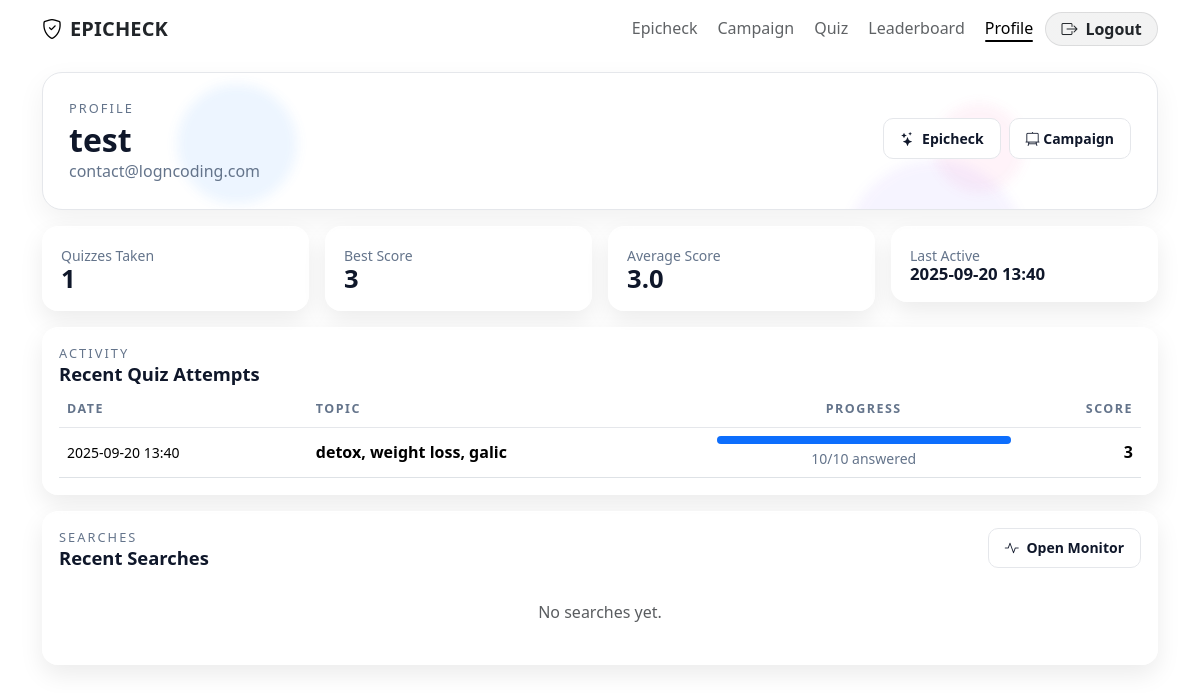
Screenshot of /profile (signed in) with the database file from the repository.
### tables this page shows
CREATE TABLE users (
            id            INTEGER PRIMARY KEY AUTOINCREMENT,
            name          TEXT,
            email         TEXT NOT NULL UNIQUE,
            password_hash TEXT NOT NULL,
            created_at    TEXT NOT NULL
        );

CREATE TABLE quiz_attempts (
            id         INTEGER PRIMARY KEY AUTOINCREMENT,
            quiz_id    INTEGER NOT NULL,
            user_id    INTEGER,                     -- null for anonymous
            anon_id    TEXT,                        -- per-session token for anonymous
            started_at TEXT NOT NULL,
            finished_at TEXT,
            score      INTEGER NOT NULL DEFAULT 0,
            FOREIGN KEY (quiz_id) REFERENCES quizzes(id) ON DELETE CASCADE,
            FOREIGN KEY (user_id) REFERENCES users(id) ON DELETE SET NULL
        );

CREATE TABLE quizzes (
            id         INTEGER PRIMARY KEY AUTOINCREMENT,
            topic      TEXT NOT NULL,
            is_daily   INTEGER NOT NULL DEFAULT 0,  -- 1 for daily quiz
            created_at TEXT NOT NULL
        );

### app.py (the view)
@app.route("/profile")
@login_required
def profile():
    db = get_db()
    user_id = g.user["id"]
    attempts = db.execute(
        """
        SELECT
          qa.id            AS attempt_id,
          qa.quiz_id,
          qa.score,
          qa.started_at,
          qa.finished_at,
          q.topic,
          q.is_daily,
          (SELECT COUNT(*) FROM quiz_items WHERE quiz_id = qa.quiz_id) AS total_items,
          (SELECT COUNT(*) FROM quiz_answers WHERE attempt_id = qa.id) AS answered
        FROM quiz_attempts qa
        JOIN quizzes q ON q.id = qa.quiz_id
        WHERE qa.user_id = ?
        ORDER BY qa.started_at DESC
        LIMIT 10
        """,
        (user_id,)
    ).fetchall()
    stats = db.execute(
        """
        SELECT
          COUNT(*)                 AS total_quizzes,
          COALESCE(AVG(score), 0)  AS avg_score,
          COALESCE(MAX(score), 0)  AS best_score,
          MAX(started_at)          AS last_active
        FROM quiz_attempts
        WHERE user_id = ?
        """,
        (user_id,)
    ).fetchone() or {"total_quizzes": 0, "avg_score": 0, "best_score": 0, "last_active": None}
    searches = db.execute(
        """
        SELECT s.id, s.keywords, s.sources, s.created_at,
               SUM(CASE WHEN p.verdict='valid' THEN 1 ELSE 0 END)     AS valid_count,
               SUM(CASE WHEN p.verdict='invalid' THEN 1 ELSE 0 END)   AS invalid_count,
               SUM(CASE WHEN p.verdict='uncertain' THEN 1 ELSE 0 END) AS uncertain_count
        FROM searches s
        LEFT JOIN posts p ON p.search_id = s.id
        WHERE s.user_id = ?
        GROUP BY s.id
        ORDER BY s.id DESC
        LIMIT 10
        """,
        (user_id,)
    ).fetchall()
    per_topic = db.execute(
        """
        SELECT qi.topic,
               COUNT(*)            AS answered,
               SUM(qa.correct)     AS correct
        FROM quiz_answers qa
        JOIN quiz_items   qi ON qi.id   = qa.item_id
        JOIN quiz_attempts qatt ON qatt.id = qa.attempt_id
        WHERE qatt.user_id = ?
        GROUP BY qi.topic
        ORDER BY answered DESC
        LIMIT 20
        """,
        (user_id,)
    ).fetchall()
    return render_template(
        "profile.html",
        is_guest=False,
        user=g.user,
        stats=dict(stats),
        attempts=[dict(r) for r in attempts],
        searches=[dict(r) for r in searches],
        per_topic=[dict(r) for r in per_topic],
    )

### app.py (called while the page is built)
def _parse_iso_any(value):
    if isinstance(value, datetime):
        dt = value
    else:
        s = str(value or "").strip()
        try:
            dt = datetime.fromisoformat(s.replace("Z", "+00:00"))
        except Exception:
            try:
                dt = datetime.strptime(s, "%Y-%m-%d %H:%M:%S")
            except Exception:
                return None
    if dt.tzinfo is None:
        dt = dt.replace(tzinfo=timezone.utc)
    else:
        dt = dt.astimezone(timezone.utc)
    return dt

@app.template_filter("dt")
def jinja_dt(value, fmt="%Y-%m-%d %H:%M"):
    dt = _parse_iso_any(value)
    if not dt:
        return "" if value in (None, "") else str(value)
    try:
        local = dt.astimezone(ZoneInfo(APP_TZ))
    except Exception:
        local = dt
    return local.strftime(fmt)

def get_db():
    if "db" not in g:
        g.db = sqlite3.connect(DB_PATH, detect_types=sqlite3.PARSE_DECLTYPES)
        g.db.row_factory = sqlite3.Row
    return g.db

@app.before_request
def load_current_user():
    uid = session.get("user_id")
    if uid:
        g.user = get_db().execute("SELECT * FROM users WHERE id = ?", (uid,)).fetchone()
    else:
        g.user = None

@app.context_processor
def inject_user():
    return {"current_user": g.user}

def login_required(fn):
    @wraps(fn)
    def wrapper(*args, **kwargs):
        if not g.user:
            return redirect(url_for("login", next=request.path))
        return fn(*args, **kwargs)
    return wrapper

### templates/profile.html (shortened to what this page needs)
{% extends "nav.html" %}
{% block content %}
<section class="container my-3">
  <div class="dash-hero">
    <div class="hero-bg-particles"><span></span><span></span></div>
    <div class="head">
      <div class="eyebrow">Profile</div>
      <div class="d-flex flex-wrap align-items-center justify-content-between">
        <h2 class="page-title mb-0">
          {{ 'Guest Dashboard' if is_guest else (user.name or 'Your Dashboard') }}
        </h2>
        <div class="d-flex align-items-center gap-2">
          <a class="btn btn-clean btn-sm" href="{{ url_for('monitor') }}"><i class="bi bi-stars me-1"></i> Epicheck</a>
          <a class="btn btn-clean btn-sm" href="{{ url_for('studio_home') }}"><i class="bi bi-easel2"></i> Campaign</a>
        </div>
      </div>
      <p class="kicker mb-0">
        {{ 'You are viewing a guest session (scores saved to this browser).' if is_guest else (user.email or '') }}
      </p>
    </div>
  </div>
</section>
<section class="container my-3">
  <div class="row g-3">
    <div class="col-12 col-md-3">
      <div class="glass stat-card">
        <div class="muted small">Quizzes Taken</div>
        <div class="stat-k">{{ stats.total_quizzes or 0 }}</div>
      </div>
    </div>
    <div class="col-12 col-md-3">
      <div class="glass stat-card">
        <div class="muted small">Best Score</div>
        <div class="stat-k">{{ (stats.best_score or 0) }}</div>
      </div>
    </div>
    <div class="col-12 col-md-3">
      <div class="glass stat-card">
        <div class="muted small">Average Score</div>
        <div class="stat-k">{{ (stats.avg_score or 0)|round(2) }}</div>
      </div>
    </div>
    <div class="col-12 col-md-3">
      <div class="glass stat-card">
        <div class="muted small">Last Active</div>
        <div class="stat-k" style="font-size:1.05rem;">
          {{ (stats.last_active|dt) if stats.last_active else '—' }}
        </div>
      </div>
    </div>
  </div>
</section>
<section class="container my-3">
  <div class="glass p-3">
    <div class="d-flex align-items-center justify-content-between">
      <div class="head mb-0">
        <div class="eyebrow">Activity</div>
        <h3 class="page-title" style="font-size:1.15rem; margin:0;">Recent Quiz Attempts</h3>
      </div>
    </div>
    <div class="table-responsive mt-2">
      <table class="table align-middle mb-0">
        <thead>
          <tr>
            <th>Date</th>
            <th>Topic</th>
            <th class="text-center">Progress</th>
            <th class="text-end">Score</th>
          </tr>
        </thead>
        <tbody>
          {% if attempts %}
            {% for a in attempts %}
            <tr>
              <td class="small">{{ a.started_at|dt }}</td>
              <td class="fw-semibold">{{ a.topic }}</td>
              <td class="text-center" style="min-width:160px;">
                {% set total = a.total_items or 0 %}
                {% set ans = a.answered or 0 %}
                {% set pct = (ans / total * 100) if total>0 else 0 %}
                <div class="progress">
                  <div class="progress-bar" role="progressbar" style="width: {{ pct|round(0) }}%"></div>
                </div>
                <div class="small muted mt-1">{{ ans }}/{{ total }} answered</div>
              </td>
              <td class="text-end fw-bold">{{ a.score }}</td>
            </tr>
            {% endfor %}
          {% else %}
            <tr><td colspan="5" class="text-center text-muted py-4">No attempts yet.</td></tr>
          {% endif %}
        </tbody>
      </table>
    </div>
  </div>
</section>
<section class="container my-3">
  <div class="glass p-3">
    <div class="d-flex align-items-center justify-content-between">
      <div class="head mb-0">
        <div class="eyebrow">Searches</div>
        <h3 class="page-title" style="font-size:1.15rem; margin:0;">Recent Searches</h3>
      </div>
      <a class="btn btn-clean btn-sm" href="{{ url_for('monitor') }}"><i class="bi bi-activity me-1"></i> Open Monitor</a>
    </div>
    <div class="mt-2">
      {% if searches %}
        {% for s in searches %}
         <div class="d-flex flex-wrap align-items-center justify-content-between py-2 border-bottom"
     style="border-color:var(--line) !important;"
     data-search-row="{{ s.id }}">
  <div class="d-flex align-items-center gap-2">
    <span class="kw-chip"><i class="bi bi-search"></i> {{ s.keywords }}</span>
    <span class="small muted">on {{ s.created_at|dt }}</span>
  </div>
  <div class="d-flex align-items-center gap-2">
    <div class="d-flex align-items-center gap-1 me-2">
      <span class="mini-pill p-valid">Valid {{ s.valid_count or 0 }}</span>
      <span class="mini-pill p-invalid">Invalid {{ s.invalid_count or 0 }}</span>
      <span class="mini-pill p-uncertain">Uncertain {{ s.uncertain_count or 0 }}</span>
    </div>
    <button type="button"
            class="btn btn-clean btn-sm"
            data-view-search="{{ s.id }}"
            title="View saved posts"
            aria-label="View saved posts">
      <i class="bi bi-eye"></i>
    </button>
    <button type="button"
            class="btn btn-clean btn-sm"
            data-delete-search="{{ s.id }}"
            title="Delete this search"
            aria-label="Delete this search">
      <i class="bi bi-trash"></i>
    </button>
  </div>
</div>
<div class="search-details d-none" id="search-details-{{ s.id }}"></div>
        {% endfor %}
      {% else %}
        <div class="text-center text-muted py-4">No searches yet.</div>
      {% endif %}
    </div>
  </div>
</section>
{% endblock %}

### templates/nav.html (style rules this page uses)
:root { --nav-glass-bg: color-mix(in srgb, var(--bs-body-bg) 65%, transparent); --nav-border: color-mix(in srgb, var(--bs-body-color) 12%, transparent); --link-muted: color-mix(in srgb, var(--bs-body-color) 72%, transparent); }

### templates/profile.html (style rules this page uses)
:root { --ink:#0f172a; --muted:#64748b; --line:#e5e7eb; --panel:#ffffff; --glass: rgba(255,255,255,.70); }
.dash-hero { position:relative; border-radius:20px; padding:26px; background: var(--panel); border:1px solid var(--line); box-shadow: 0 10px 28px rgba(0,0,0,.06); overflow:hidden; }
.dash-hero .hero-bg-particles { position:absolute; inset:0; pointer-events:none; z-index:0; }
.dash-hero .hero-bg-particles span { position:absolute; display:block; border-radius:50%; opacity:.7; filter: blur(6px); animation: float-particle linear infinite; }
.dash-hero .hero-bg-particles span:nth-child(1) { width:120px; height:120px; background:rgba(96,165,250,.16); top:8%; left:12%; animation-duration:18s; }
.dash-hero .hero-bg-particles span:nth-child(2) { width:180px; height:180px; background:rgba(167,139,250,.14); top:64%; left:72%; animation-duration:24s; animation-delay:-6s; }
.head { position:relative; z-index:1; }
.eyebrow { font-size:.8rem; letter-spacing:.16em; text-transform:uppercase; color: var(--muted); }
.page-title { margin:.25rem 0 .25rem; font-weight:800; line-height:1.15; color:var(--ink); }
.kicker { color: var(--muted); }
.glass { background: var(--glass); -webkit-backdrop-filter: blur(12px); backdrop-filter: blur(12px); border-radius:16px; border:1px solid rgba(255,255,255,.35); box-shadow: 0 10px 24px rgba(0,0,0,.08); }
.btn-clean { border:1px solid var(--line); background:#fff; color: var(--ink); font-weight:700; border-radius:10px; padding:.55rem 1rem; transition: background .18s ease, border-color .18s ease, box-shadow .18s ease; }
.stat-card { padding:18px; }
.stat-k { font-weight:800; font-size:1.6rem; line-height:1; color:var(--ink); }
.muted { color:var(--muted); }
.table thead th { font-size:.78rem; letter-spacing:.12em; text-transform:uppercase; color:var(--muted); border-bottom-color:var(--line); }
.progress { height:8px; background: rgba(0,0,0,.08); }

### rows the page displays
users: name "test", email "contact@logncoding.com"
quiz_attempts: started_at|dt "2025-09-20 13:40", topic "detox, weight loss, galic", {{ pct|round(0) }} 100.0 (drawn), ans "10", total "10", score "3"

### other values shown
{{ stats.total_quizzes or 0 }} "1"
{{ (stats.best_score or 0) }} "3"
{{ (stats.avg_score or 0)|round(2) }} "3.0"
{{ (stats.last_active|dt) if stats.last_active else '—' }} "2025-09-20 13:40"
